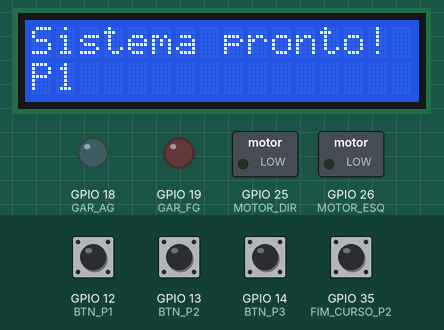
This program was run on a simulated ESP32. Parts: 16×2 character LCD, switched loads named in the program (green lamp = pin HIGH), output pins drawn as LEDs (lit = HIGH). Inputs (shaded band) come from the test bench; at power-on: GPIO 12 (BTN_P1), GPIO 13 (BTN_P2), GPIO 14 (BTN_P3), GPIO 35 (FIM_CURSO_P2) HIGH.

Above: at 1.2 s.
1.3 s: GPIO 12 (BTN_P1) pulled LOW for 0.15 s
At 1.6 s:
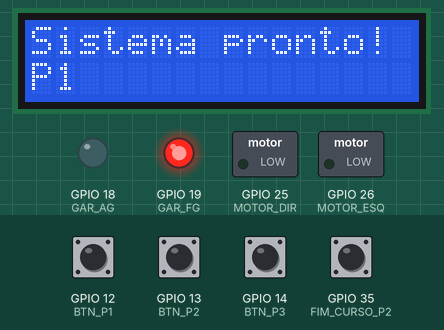
At 3.0 s:
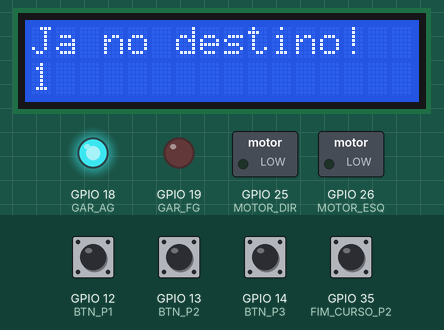
3.8 s: GPIO 13 (BTN_P2) pulled LOW for 0.15 s
At 5.3 s:
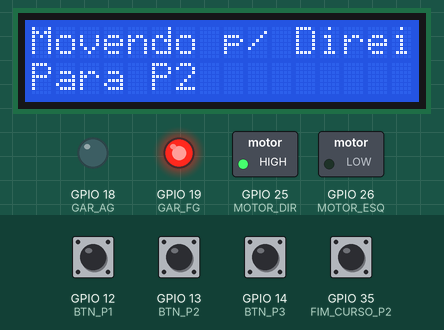
Timing chart, 0 to 6.8 s (numbered marks = the images above; inputs shaded):
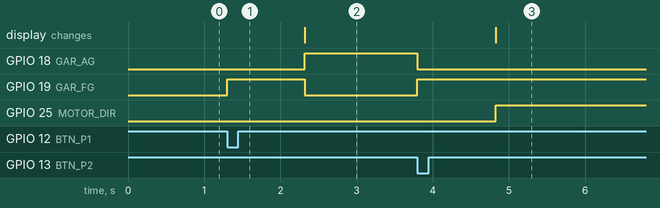

The program:

main.cpp
```cpp
#include <Arduino.h>
#include <Wire.h>
#include <LiquidCrystal_I2C.h>

// Inicializa LCD no endereço 0x27, com 16 colunas e 2 linhas
LiquidCrystal_I2C lcd(0x27, 16, 2);

// Pinos dos botões
#define BTN_P1 12
#define BTN_P2 13
#define BTN_P3 14

// Motores
#define MOTOR_DIR 25
#define MOTOR_ESQ 26

// Garra
#define GAR_FG 19 // led vermelho
#define GAR_AG 18 // led azul

// Sensores de posição
#define FIM_CURSO_P1 34
#define FIM_CURSO_P2 35
#define FIM_CURSO_P3 32

// Variáveis de controle
volatile int destino = 0; // 1 para P1, 2 para P2, 3 para P3
int posicaoAtual = 1;     // Consideramos que o carro inicia em P1
bool movimentoEmAndamento = false;
int retornoDestino = 0;

// INICIALIZAÇÃO DAS FUNÇÕES
void fecharGarra();
void abrirGarra();
void executarMovimento(int destinoFinal);
void moverParaDestino(int destinoFinal);
int fimDeCurso(int posto);
void mostrarMensagem(String linha1, String linha2);

// FUNÇÃO DAS INTERRUPÇÕES
// void IRAM_ATTR selecionarP1() { destino = 1; }
// void IRAM_ATTR selecionarP2() { destino = 2; }
// void IRAM_ATTR selecionarP3() { destino = 3; }

void IRAM_ATTR selecionarP1()
{
  if (!movimentoEmAndamento && digitalRead(BTN_P2) == HIGH && digitalRead(BTN_P3) == HIGH)
  {
    destino = 1;
  }
}

void IRAM_ATTR selecionarP2()
{
  if (!movimentoEmAndamento && digitalRead(BTN_P1) == HIGH && digitalRead(BTN_P3) == HIGH)
  {
    destino = 2;
  }
}

void IRAM_ATTR selecionarP3()
{
  if (!movimentoEmAndamento && digitalRead(BTN_P1) == HIGH && digitalRead(BTN_P2) == HIGH)
  {
    destino = 3;
  }
}

void setup()
{

  lcd.init();      // Inicializa o LCD
  lcd.backlight(); // Liga a luz de fundo
  mostrarMensagem("Sistema pronto!", "P" + String(posicaoAtual));

  // Configuração dos pinos
  pinMode(BTN_P1, INPUT_PULLUP);
  pinMode(BTN_P2, INPUT_PULLUP);
  pinMode(BTN_P3, INPUT_PULLUP);

  pinMode(MOTOR_DIR, OUTPUT);
  pinMode(MOTOR_ESQ, OUTPUT);

  pinMode(GAR_FG, OUTPUT);
  pinMode(GAR_AG, OUTPUT);

  pinMode(FIM_CURSO_P1, INPUT_PULLUP);
  pinMode(FIM_CURSO_P2, INPUT_PULLUP);
  pinMode(FIM_CURSO_P3, INPUT_PULLUP);

  // Inicialmente motores e garra desligados
  digitalWrite(MOTOR_DIR, LOW);
  digitalWrite(MOTOR_ESQ, LOW);
  digitalWrite(GAR_FG, LOW);
  digitalWrite(GAR_AG, LOW);

  // Interrupções para botões
  attachInterrupt(digitalPinToInterrupt(BTN_P1), selecionarP1, FALLING);
  attachInterrupt(digitalPinToInterrupt(BTN_P2), selecionarP2, FALLING);
  attachInterrupt(digitalPinToInterrupt(BTN_P3), selecionarP3, FALLING);
}

void loop()
{
  if (destino != 0 && !movimentoEmAndamento)
  {
    movimentoEmAndamento = true;
    executarMovimento(destino);
    movimentoEmAndamento = false;
    destino = 0; // Espera novo comando
  }
}

// FUNÇÃO DE MOVIMENTAÇÃO ATÉ O FINAL
void executarMovimento(int destinoFinal)
{
  // Fecha garra antes de mover
  fecharGarra();
  // Movimenta até o destino
  moverParaDestino(destinoFinal);
  //  Abre garra ao chegar
  abrirGarra();
  // Atualiza posição atual
  posicaoAtual = destinoFinal;

  if (retornoDestino == 1 || retornoDestino == 2)
  {
    // mostrarMensagem("Movendo para ", "P" + String(destinoFinal));
    mostrarMensagem("Chegou no ", "P" + String(destinoFinal));
  }
}

void fecharGarra()
{
  digitalWrite(GAR_AG, LOW);  // garra não aberta (garantia)
  digitalWrite(GAR_FG, HIGH); // garra fechada
  delay(1000);                // Tempo de fechamento da garra
}

void abrirGarra()
{
  digitalWrite(GAR_FG, LOW);  // garra não fechada (garantia)
  digitalWrite(GAR_AG, HIGH); // garra aberta
  delay(1000);                // Tempo de abertura da garra
}

void moverParaDestino(int destinoFinal)
{
  if (destinoFinal == posicaoAtual)
  {
    mostrarMensagem("Ja no destino!", String(destinoFinal));
    retornoDestino = 0;
    return; // Já está no destino
  }

  if (destinoFinal > posicaoAtual)
  {
    // Movimento para Direita
    mostrarMensagem("Movendo p/ Direita!", "Para P" + String(destinoFinal));

    // Aguarda o sensor ser desacionado, se já estiver pressionado
    while (fimDeCurso(destinoFinal))
      delay(50);
    digitalWrite(MOTOR_DIR, HIGH);
    // Agora sim espera o sensor ser pressionado
    while (!fimDeCurso(destinoFinal))
      delay(50);

    digitalWrite(MOTOR_DIR, LOW);
    retornoDestino = 1;
    // return 2;
  }
  else
  {
    // Movimento para Esquerda
    mostrarMensagem("Movendo p/ Esquerda!", "Para P" + String(destinoFinal));

    // Aguarda o sensor ser desacionado, se já estiver pressionado
    while (fimDeCurso(destinoFinal))
      delay(50);
    digitalWrite(MOTOR_ESQ, HIGH);

    // Agora sim espera o sensor ser pressionado
    while (!fimDeCurso(destinoFinal))
      delay(50);

    digitalWrite(MOTOR_ESQ, LOW);
    retornoDestino = 2;
    // return 3;
  }
}

int fimDeCurso(int posto)
{
  switch (posto)
  {
  case 1:
    return digitalRead(FIM_CURSO_P1) == LOW;
    // return digitalRead(FIM_CURSO_P1);
  case 2:
    return digitalRead(FIM_CURSO_P2) == LOW;
    // return digitalRead(FIM_CURSO_P2);
  case 3:
    return digitalRead(FIM_CURSO_P3) == LOW;
    // return digitalRead(FIM_CURSO_P3);
  default:
    return false;
  }
}

void mostrarMensagem(String linha1, String linha2)
{
  lcd.clear(); // Limpa qualquer coisa antiga
  lcd.setCursor(0, 0);
  lcd.print(linha1);
  lcd.setCursor(0, 1);
  lcd.print(linha2);
}

// void app_main() {}
```

Measured:
- after the input at 1.3 s, GPIO 18 (GAR_AG): LOW → HIGH after 1.0 s; GPIO 19 (GAR_FG): LOW → HIGH at once, → LOW 1.0 s later
- after the input at 3.8 s, GPIO 18 (GAR_AG): HIGH → LOW at once; GPIO 19 (GAR_FG): LOW → HIGH at once; GPIO 25 (MOTOR_DIR): LOW → HIGH after 1.0 s; the display: changes after 1.0 s (image 3)
